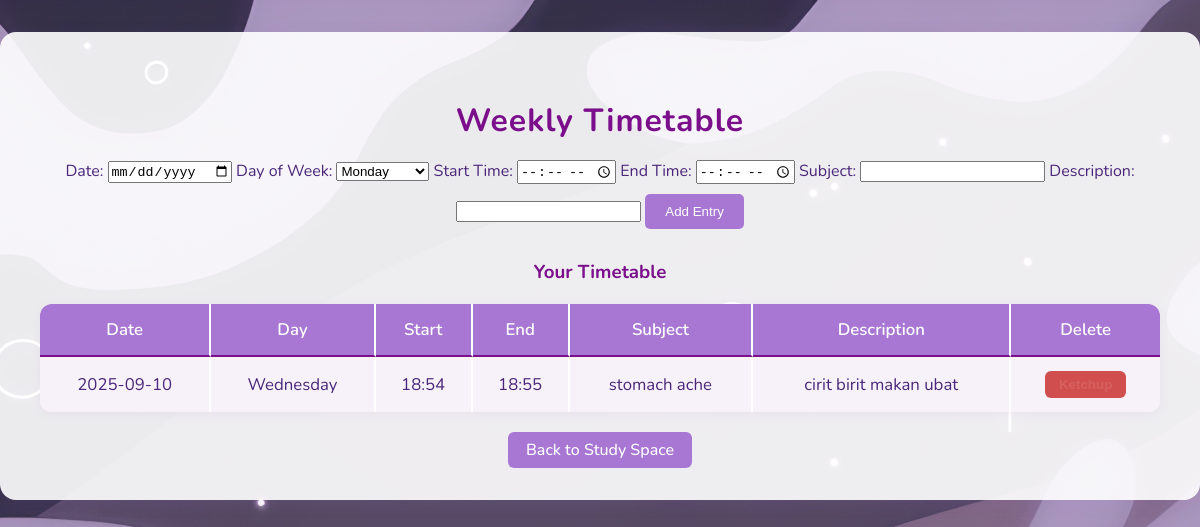
The app's page /timetable (signed in) with its own data.
### app.py (models this page shows)
class TimetableEntry(db.Model):
    id = db.Column(db.Integer, primary_key=True)
    user_id = db.Column(db.Integer, db.ForeignKey('user.id'), nullable=False)
    day_of_week = db.Column(db.String(10), nullable=False)  # e.g., 'Monday'
    start_time = db.Column(db.Time, nullable=False)
    end_time = db.Column(db.Time, nullable=False)
    subject = db.Column(db.String(100), nullable=False)
    description = db.Column(db.Text, nullable=True)
    date = db.Column(db.Date, nullable=True)  # <-- Add this line

### app.py (the view, shortened to what this page needs)
@app.route("/timetable", methods=["GET", "POST"])
def timetable():
    if "user_id" not in session:
        return redirect(url_for("login"))
    user_id = session["user_id"]
    error = None
    entries = TimetableEntry.query.filter_by(user_id=user_id).order_by(TimetableEntry.day_of_week, TimetableEntry.start_time).all()
    days = ["Monday", "Tuesday", "Wednesday", "Thursday", "Friday", "Saturday", "Sunday"]
    return render_template("timetable.html", entries=entries, days=days, error=error)

### templates/timetable.html (shortened to what this page needs)
<!DOCTYPE html>
<html>
<head>
    <link rel="stylesheet" href="{{ url_for('static', filename='Style.css') }}">
</head>
<body>
    <div class="timetable-section">
        <h2>Weekly Timetable</h2>
        <form method="POST" style="margin-bottom: 30px;">
            <label>Date: <input type="date" name="date" id="date-input"></label>
            <label>Day of Week:
                <select name="day_of_week" id="day-of-week" required>
                    {% for day in days %}
                    <option value="{{ day }}">{{ day }}</option>
                    {% endfor %}
                </select>
            </label>
            <label>Start Time: <input type="time" name="start_time" required></label>
            <label>End Time: <input type="time" name="end_time" required></label>
            <label>Subject: <input type="text" name="subject" required></label>
            <label>Description: <input type="text" name="description"></label>
            <button type="submit" class="btn">Add Entry</button>
        </form>
        <h3 style="color:#7a0e8b;">Your Timetable</h3>
        <table>
            <tr>
                <th>Date</th>
                <th>Day</th>
                <th>Start</th>
                <th>End</th>
                <th>Subject</th>
                <th>Description</th>
                <th>Delete</th>
            </tr>
            {% for entry in entries %}
            <tr>
                <td>{{ entry.date.strftime('%Y-%m-%d') if entry.date else '' }}</td>
                <td>{{ entry.day_of_week }}</td>
                <td>{{ entry.start_time.strftime('%H:%M') }}</td>
                <td>{{ entry.end_time.strftime('%H:%M') }}</td>
                <td>{{ entry.subject }}</td>
                <td>{{ entry.description or '' }}</td>
                <td>
                    <div style="display: flex; justify-content: center;">
                        <form method="POST" action="{{ url_for('delete_timetable_entry', entry_id=entry.id) }}" style="display:inline;">
                            <button type="submit" class="btn-danger" onclick="return confirm('Delete this entry?');">Ketchup</button>
                        </form>
                    </div>
                </td>
            </tr>
            {% endfor %}
        </table>
                <a href="{{ url_for('study_space') }}">Back to Study Space</a>
            </div>
</body>
</html>

### static/Style.css (style rules this page uses)
body { font-family: 'Nunito', sans-serif; color: #ffffff; background: #f4f6f8; background-image: url("img/home background.jpg"); background-size: cover; background-repeat: no-repeat; background-position: center center; min-height: 100vh; margin: 0; padding: 0; }
html, body, * { cursor: url("img/cursor.png") 0 0, auto !important; }
a, button, input, select, textarea { cursor: url("img/cursor.png") 0 0, auto !important; }
.btn { display: inline-block; padding: 10px 20px; margin-top: 10px; background: #a877d3; color: white; border-radius: 5px; text-decoration: none; border: none; cursor: pointer; }
body { margin: 0; font-family: 'Nunito', sans-serif; }
.btn-danger { background: #d14e4e; color: #d76060; border: none; border-radius: 6px; padding: 6px 14px; font-weight: 600; cursor: pointer; transition: background 0.2s; }
.timetable-section { background: rgba(255,255,255,0.90); color: #4a277a; border-radius: 16px; box-shadow: 0 4px 16px rgba(168,119,211,0.10); padding: 40px 40px 32px 40px; margin: 32px auto 32px auto; max-width: 1300px; min-width: 70vw; text-align: center; }
.timetable-section h2 { color: #7a0e8b; margin-bottom: 18px; font-size: 2em; letter-spacing: 1px; }
.timetable-section table { width: 100%; border-collapse: separate; border-spacing: 0; background: #fff; border-radius: 12px; overflow: hidden; box-shadow: 0 2px 8px rgba(168,119,211,0.08); margin-bottom: 10px; }
.timetable-section th, .timetable-section td { padding: 14px 10px; border-bottom: 1px solid #e5d6f3; font-size: 1.05em; border-right: 2px solid #fff; }
.timetable-section th:last-child, .timetable-section td:last-child { border-right: none; }
.timetable-section th { background: #a877d3; color: #fff; font-weight: 600; border-top: none; border-bottom: 2px solid #7a0e8b; }
.timetable-section tr:last-child td { border-bottom: none; }
.timetable-section tr:nth-child(even) td { background: #f7f2fa; }
.timetable-section a { color: #fff; background: #a877d3; padding: 7px 18px; border-radius: 6px; text-decoration: none; font-weight: 500; margin-top: 10px; display: inline-block; transition: background 0.2s; }

### records on screen
TimetableEntry: date "2025-09-10", day_of_week "Wednesday", start_time "18:54", end_time "18:55", subject "stomach ache", description "cirit birit makan ubat"

### other values on screen
form field day_of_week "Monday"
